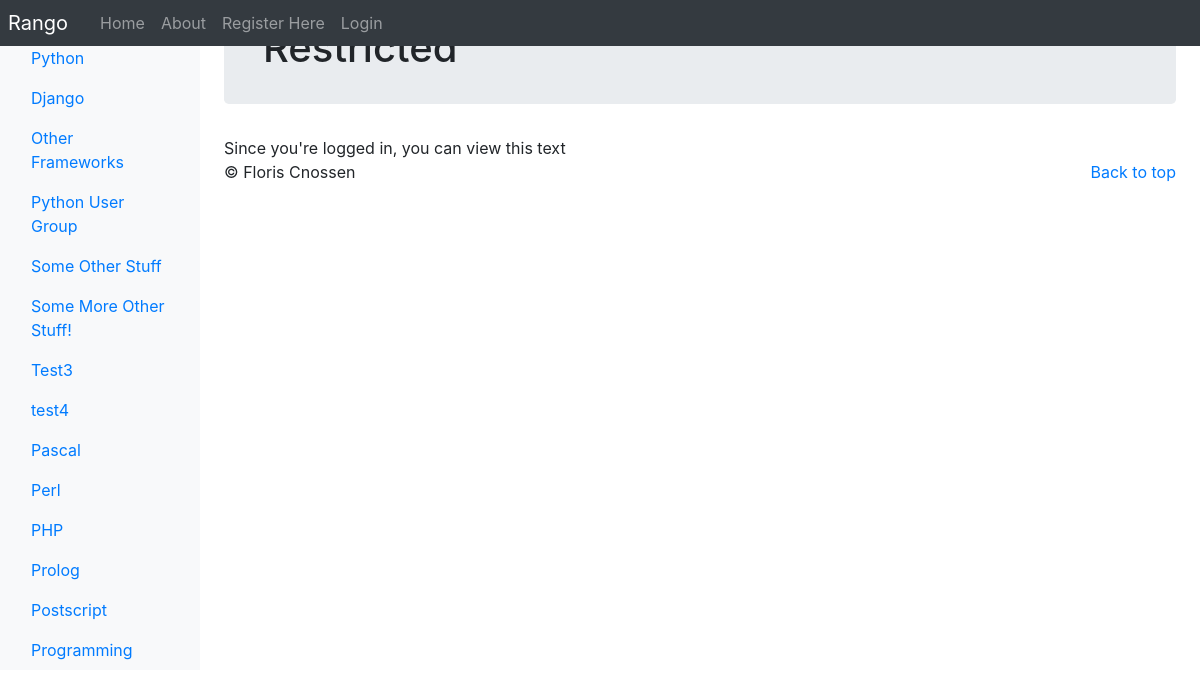
The app's page /rango/restricted/ with its own data.
### rango/models.py (models this page shows, shortened)
class Category(models.Model):
    name = models.CharField(max_length=128, unique=True)
    views = models.IntegerField(default=0)
    likes = models.IntegerField(default=0)
    slug = models.SlugField(unique=True)
    class Meta:
        verbose_name_plural = 'Categories'

### rango/views.py (the view)
# urls.py: path('restricted/', views.RestrictedView.as_view(), name='restricted'),
class RestrictedView(View):
    method_decorator(login_required)
    def get(self, request):
        return render(request, 'rango/restricted.html')

### rango/templatetags/rango_template_tags.py (called while the page is built)
@register.inclusion_tag('rango/categories.html')
def get_category_list(current_category=None):
    return {'categories': Category.objects.all(), 'current_category': current_category}

### templates/rango/restricted.html (shortened to what this page needs)
{% extends 'rango/base.html' %}
{% load staticfiles %}
{% block body_block %}
    <div class="jumbotron p-4">
        <div class="container">
            <h1 class="jumbotron-heading">Restricted</h1>
        </div>
    </div>
Since you're logged in, you can view this text
{% endblock %}

### templates/rango/categories.html (shortened to what this page needs)
<ul class="nav flex_column">
    {% if categories %}
        {% for c in categories %}
        {% if c == current_category %}
            <li class="nav-item">
                <a class="nav-link active" href="{% url 'rango:show_category' c.slug %}">
                    <span data-feather="archive"></span>{{ c.name }}
                </a>
            </li>
        {% else %}
            <li class="nav-item">
                <a class="nav-link" href="{% url 'rango:show_category' c.slug %}">
                    {{ c.name }}
                </a>
            </li>
        {% endif %}
        {% endfor %}
    {% else %}
        <li class="nav-item">There are no categories to present.</li>
    {% endif %}
</ul>

### static/css/rango-css.css (style rules this page uses)
#side-nav .nav-item { width: 100%; }

### records on screen
Category: name "Python"
Category: name "Django"
Category: name "Other Frameworks"
Category: name "Python User Group"
Category: name "Some Other Stuff"
Category: name "Some More Other Stuff!"
Category: name "Test3"
Category: name "test4"
Category: name "Pascal"
Category: name "Perl"
Category: name "PHP"
Category: name "Prolog"
Category: name "Postscript"
Category: name "Programming"
